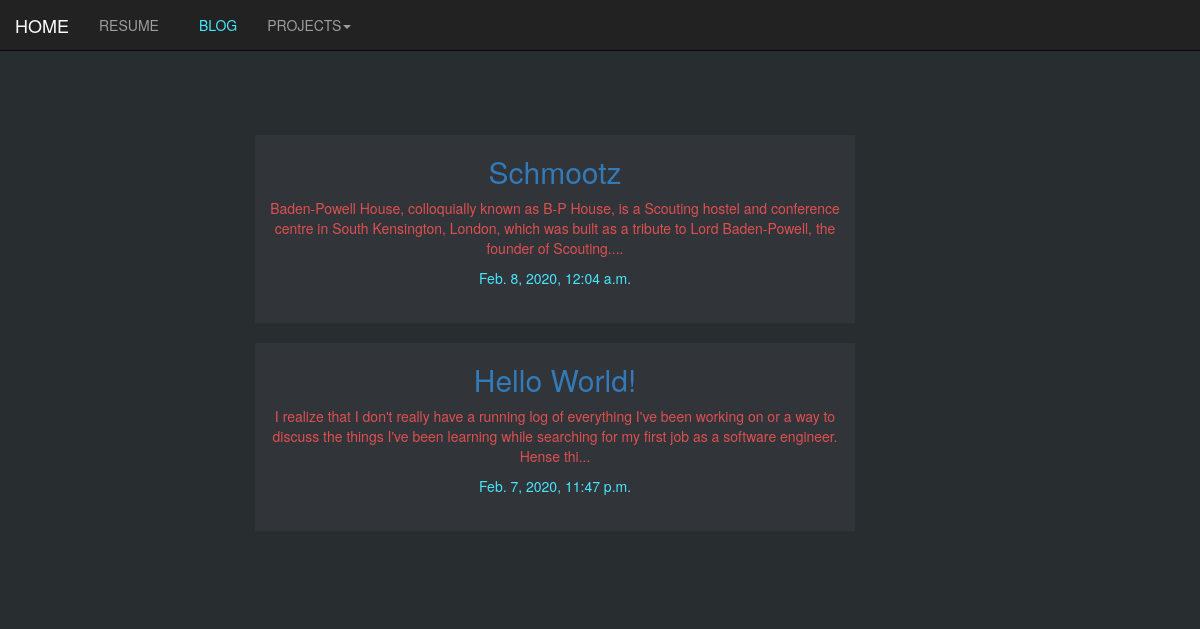
The page /first/blog/ on the database its author committed.
### first/models.py (models this page shows, shortened)
class Article(models.Model):
    title = models.CharField(max_length=100)
    slug = models.SlugField()
    body = models.TextField()
    date = models.DateTimeField(auto_now_add=True)
    def snippet(self):
        return self.body[:200] + '...'

### first/views.py (the view)
# urls.py: path('blog/', views.blog, name='blog'),
def blog(request):
    articles = Article.objects.all().order_by('-date')
    return render(request, 'blog.html', {'artical' : articles})

### templates/blog.html (shortened to what this page needs)
<!DOCTYPE html>
{% extends 'base.html' %}
{% load staticfiles %}
        {% block body_block%}
        <link rel="stylesheet" href="{% static "css/blog.css" %}">
        <link href="https://fonts.googleapis.com/css?family=Roboto&display=swap" rel="stylesheet"><br>
        <br><div align='center' class="container" id="d1">
                {% for art in artical %}
                <div align='center' class="container" id="art">
                        <h2 id='title'><a href="">{{ art.title }}</a></h2>
                        <p id='snip'>{{ art.snippet }}</p>
                        <p id='date'>{{ art.date }}</p>
                </div><br>
                {% endfor %}
        </div>
        {% endblock %}

### static/css/blog.css (style rules this page uses)
#snip { color: #de5050; }
#date { color: #47e7ff; }
#art { background-color: #313438; margin-inline-start: 25px; margin-inline-end: 25px; padding-bottom: 25px; max-width: 600px; }
#d1 { margin-inline-start: 25px; margin-inline-end: 25px; margin-top: 75px; padding-top: 20px; padding-bottom: 50px; max-width: 1000px; }
body { background-color: #282e30; }

### rows shown on the page
Article: title "Schmootz", snippet "Baden-Powell House, colloquially known as B-P House, is a Scouting hostel and conference centre in South Kensington, London, which was built as a tribute to Lord Baden-Powell, the founder of Scouting....", date "Feb. 8, 2020, 12:04 a.m."
Article: title "Hello World!", snippet "I realize that I don't really have a running log of everything I've been working on or a way to discuss the things I've been learning while searching for my first job as a software engineer. Hense thi...", date "Feb. 7, 2020, 11:47 p.m."
